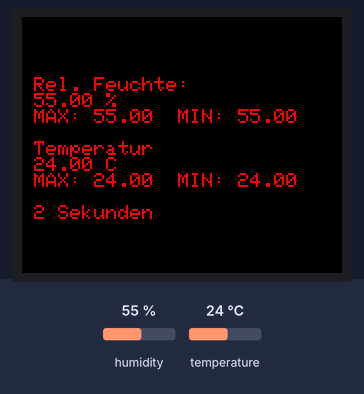
The sketch below on a simulated Arduino Uno, built with avr-gcc and run on an emulated ATmega328P. Shown: 160×128 colour display. The test bench sets the inputs (shaded band); at power-on: humidity 55 %, temperature 24 °C. What the sketch prints to the serial monitor is not drawn.

Above: at 2.8 s.
2.9 s: humidity set to 22 %
At 4.6 s:
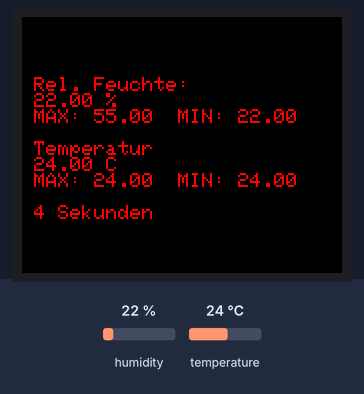
7.8 s: temperature set to 12 °C
At 9.6 s:
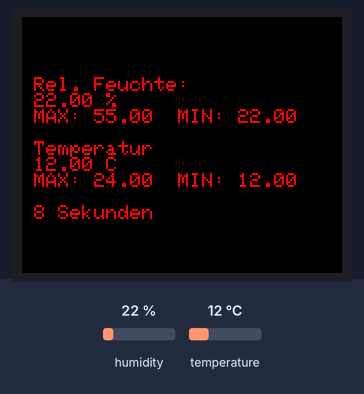
11.9 s: humidity set to 40 %
At 13.5 s:
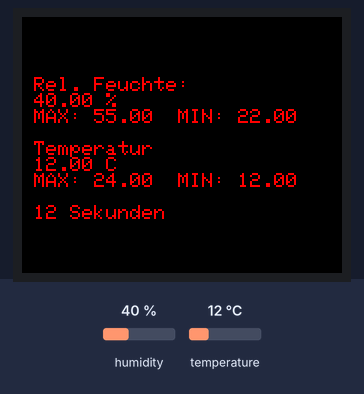
16.0 s: temperature set to 19 °C
At 20.92 s:
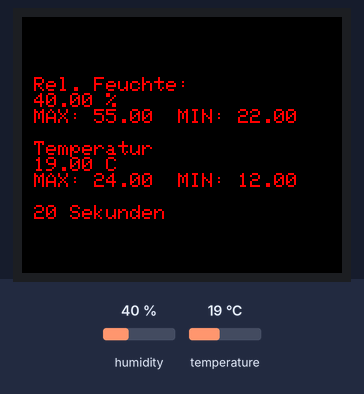
Timing chart, 0 to 21.1 s (numbered marks = the images above; inputs shaded):
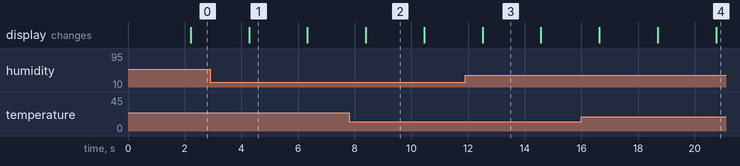

The sketch:

DHT_Display_2_MinMax_hum_temp_disp.ino
```cpp
// Example testing sketch for various DHT humidity/temperature sensors
// Written by ladyada, public domain

#include "DHT.h"

//Display TFT Red 1.8 TReiber ST7735
#include <Adafruit_GFX.h>    // Core graphics library
#include <Adafruit_ST7735.h> // Hardware-specific library
#include <SPI.h>


// For the breakout, you can use any 2 or 3 pins
// These pins will also work for the 1.8" TFT shield
#define TFT_CS     10
#define TFT_RST    9  // you can also connect this to the Arduino reset
                      // in which case, set this #define pin to 0!
#define TFT_DC     8

#define DHTPIN 2     // what digital pin we're connected to

// Uncomment whatever type you're using
#define DHTTYPE DHT11   // DHT 11 blaues gehäuse
//#define DHTTYPE DHT22   // DHT 22  (AM2302), AM2321
//#define DHTTYPE DHT21   // DHT 21 (AM2301)

// Connect pin 1 (on the left) of the sensor to +5V
// NOTE: If using a board with 3.3V logic like an Arduino Due connect pin 1
// to 3.3V instead of 5V!
// Connect pin 2 of the sensor to whatever your DHTPIN is
// Connect pin 4 (on the right) of the sensor to GROUND
// Connect a 10K resistor from pin 2 (data) to pin 1 (power) of the sensor

// Note that older versions of this library took an optional third parameter to
// tweak the timings for faster processors.  This parameter is no longer needed
// as the current DHT reading algorithm adjusts itself to work on faster procs.
// Option 1 (recommended): must use the hardware SPI pins
// (for UNO thats sclk = 13 and sid = 11) and pin 10 must be
// an output. This is much faster - also required if you want
// to use the microSD card (see the image drawing example)
Adafruit_ST7735 tft = Adafruit_ST7735(TFT_CS,  TFT_DC, TFT_RST);

// Initialize DHT sensor.
DHT dht(DHTPIN, DHTTYPE);
//Counter
long i=0L;
float max_hum=0;
float min_hum=0;
float max_T=0;
float min_T=0;

void setup() {
  Serial.begin(9600);
  Serial.println("Begin");
 //Start Display
 // Use this initializer if you're using a 1.8" TFT
  tft.initR(INITR_BLACKTAB);   // initialize a ST7735S chip, black tab
  tft.setRotation(1);  // 0 - Portrait, 1 - Lanscape
 // Start DHT Sensor
  dht.begin();
}
void min_max_hum(float hum, long a)
{
 Serial.print(hum);
 Serial.println(a);
  if (a==1){
    Serial.print("EVENT");
   min_hum=hum;
   max_hum=hum;
         }
 else {
    if (hum >= max_hum){
    max_hum = hum;}
    if (hum < min_hum){
    min_hum = hum;}
    else {
    ;
    }
 }}

void min_max_temp(float temp, long a)
{

 Serial.print(temp);
 Serial.println(a);
  if (a==1){
    Serial.print("EVENT");
   min_T=temp;
   max_T=temp;
         }
 else {
    if (temp >= max_T){
    max_T = temp;}
    if (temp < min_T){
    min_T = temp;}
    else {
    ;
    }
 }}
void loop() {
i=i+1;

  // Wait a few seconds between measurements.
  delay(2000);

  // Reading temperature or humidity takes about 250 milliseconds!
  // Sensor readings may also be up to 2 seconds 'old' (its a very slow sensor)
  float h = dht.readHumidity();
  // Read temperature as Celsius (the default)
  float t = dht.readTemperature();


  // Check if any reads failed and exit early (to try again).
  if (isnan(h) || isnan(t) ) {
    Serial.println("Failed to read from DHT sensor!");
    tft.setTextWrap(false);
    tft.fillScreen(ST7735_BLACK);
    tft.setCursor(0, 30);
    tft.setTextColor(ST7735_RED);
    tft.setTextSize(1);
    tft.println(" Failed to read from DHT Sensor!");
    return;
  }


min_max_hum(h,i);
min_max_temp(t,i);

  Serial.print("Humidity: ");
  Serial.print(h);
  // Dispaly ausgabe:
tft.setTextWrap(false);
    tft.fillScreen(ST7735_BLACK);
    tft.setCursor(0, 30);
    tft.setTextColor(ST7735_RED);
    tft.setTextSize(1);
  tft.println(" Rel. Feuchte: ");
  tft.print(" ");
  tft.print(h);
  tft.println(" %");


  tft.print(" MAX: ");
 tft.print(max_hum);

  tft.print("  MIN: ");
 tft.println(min_hum);

  //Serielle Ausgabe Temperatur
  Serial.print(" %\t");
  Serial.print("Temperature: ");
  Serial.print(t);
  Serial.print(" *C ");
  //Tft Ausgabe Temperatur
  tft.println();
  tft.println(" Temperatur ");
  tft.print(" ");
  tft.print(t);
  tft.println(" C");

    tft.print(" MAX: ");
 tft.print(max_T);

  tft.print("  MIN: ");
 tft.println(min_T);
 tft.println();
 tft.print(" ");
 tft.print(i*2);
 tft.print(" Sekunden");
 tft.println();
}
```

Measured:
- what the display in image 2 shows lasts 2.1 s, from 8.4 s to 10.5 s
